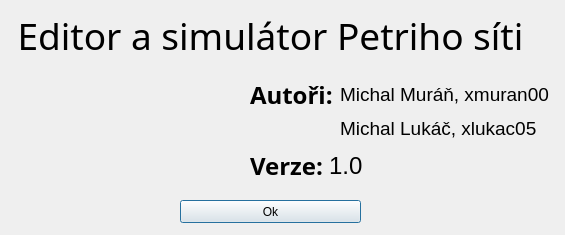
<?xml version="1.0" encoding="UTF-8"?>
<ui version="4.0">
 <class>About</class>
 <widget class="QDialog" name="About">
  <property name="geometry">
   <rect>
    <x>0</x>
    <y>0</y>
    <width>565</width>
    <height>235</height>
   </rect>
  </property>
  <property name="windowTitle">
   <string>Dialog</string>
  </property>
  <widget class="QPushButton" name="pushButton">
   <property name="geometry">
    <rect>
     <x>180</x>
     <y>200</y>
     <width>181</width>
     <height>23</height>
    </rect>
   </property>
   <property name="text">
    <string>Ok</string>
   </property>
  </widget>
  <widget class="QLabel" name="label_4">
   <property name="geometry">
    <rect>
     <x>-10</x>
     <y>10</y>
     <width>561</width>
     <height>51</height>
    </rect>
   </property>
   <property name="font">
    <font>
     <family>Arial Rounded MT Bold</family>
     <pointsize>28</pointsize>
    </font>
   </property>
   <property name="text">
    <string>Editor a simulátor Petriho síti</string>
   </property>
   <property name="textFormat">
    <enum>Qt::RichText</enum>
   </property>
   <property name="alignment">
    <set>Qt::AlignCenter</set>
   </property>
  </widget>
  <widget class="QLabel" name="label_5">
   <property name="geometry">
    <rect>
     <x>340</x>
     <y>100</y>
     <width>207</width>
     <height>56</height>
    </rect>
   </property>
   <property name="font">
    <font>
     <family>Arial</family>
     <pointsize>14</pointsize>
    </font>
   </property>
   <property name="text">
    <string>Michal Lukáč, xlukac05</string>
   </property>
  </widget>
  <widget class="QLabel" name="label_6">
   <property name="geometry">
    <rect>
     <x>20</x>
     <y>60</y>
     <width>221</width>
     <height>131</height>
    </rect>
   </property>
   <property name="text">
    <string/>
   </property>
   <property name="pixmap">
    <pixmap resource="myres.qrc">:/imgs/icons/images/petri_net.png</pixmap>
   </property>
  </widget>
  <widget class="QLabel" name="label_2">
   <property name="geometry">
    <rect>
     <x>250</x>
     <y>80</y>
     <width>144</width>
     <height>29</height>
    </rect>
   </property>
   <property name="font">
    <font>
     <family>Arial Rounded MT Bold</family>
     <pointsize>18</pointsize>
     <weight>75</weight>
     <bold>true</bold>
    </font>
   </property>
   <property name="text">
    <string>Autoři:</string>
   </property>
  </widget>
  <widget class="QLabel" name="label_3">
   <property name="geometry">
    <rect>
     <x>340</x>
     <y>80</y>
     <width>352</width>
     <height>29</height>
    </rect>
   </property>
   <property name="font">
    <font>
     <family>Arial</family>
     <pointsize>14</pointsize>
    </font>
   </property>
   <property name="text">
    <string>Michal Muráň, xmuran00</string>
   </property>
  </widget>
  <widget class="QWidget" name="">
   <property name="geometry">
    <rect>
     <x>250</x>
     <y>150</y>
     <width>117</width>
     <height>31</height>
    </rect>
   </property>
   <layout class="QHBoxLayout" name="horizontalLayout">
    <item>
     <widget class="QLabel" name="label">
      <property name="font">
       <font>
        <family>Arial Rounded MT Bold</family>
        <pointsize>18</pointsize>
        <weight>75</weight>
        <bold>true</bold>
       </font>
      </property>
      <property name="text">
       <string>Verze:</string>
      </property>
     </widget>
    </item>
    <item>
     <widget class="QLabel" name="label_7">
      <property name="font">
       <font>
        <family>Arial</family>
        <pointsize>18</pointsize>
       </font>
      </property>
      <property name="text">
       <string>1.0</string>
      </property>
     </widget>
    </item>
   </layout>
  </widget>
 </widget>
 <resources>
  <include location="myres.qrc"/>
 </resources>
 <connections/>
</ui>
